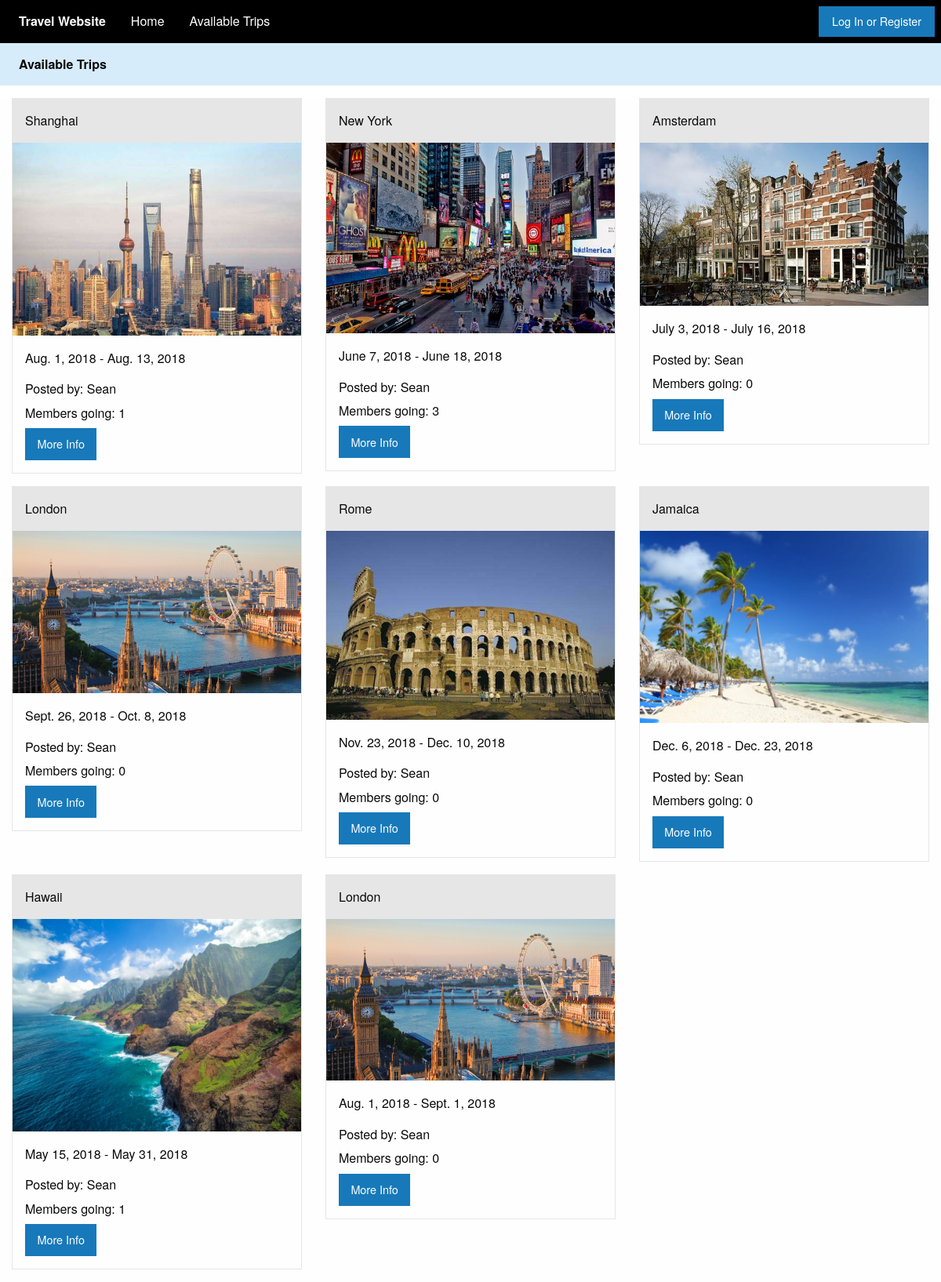
The page /trips/ on the database as committed earlier.
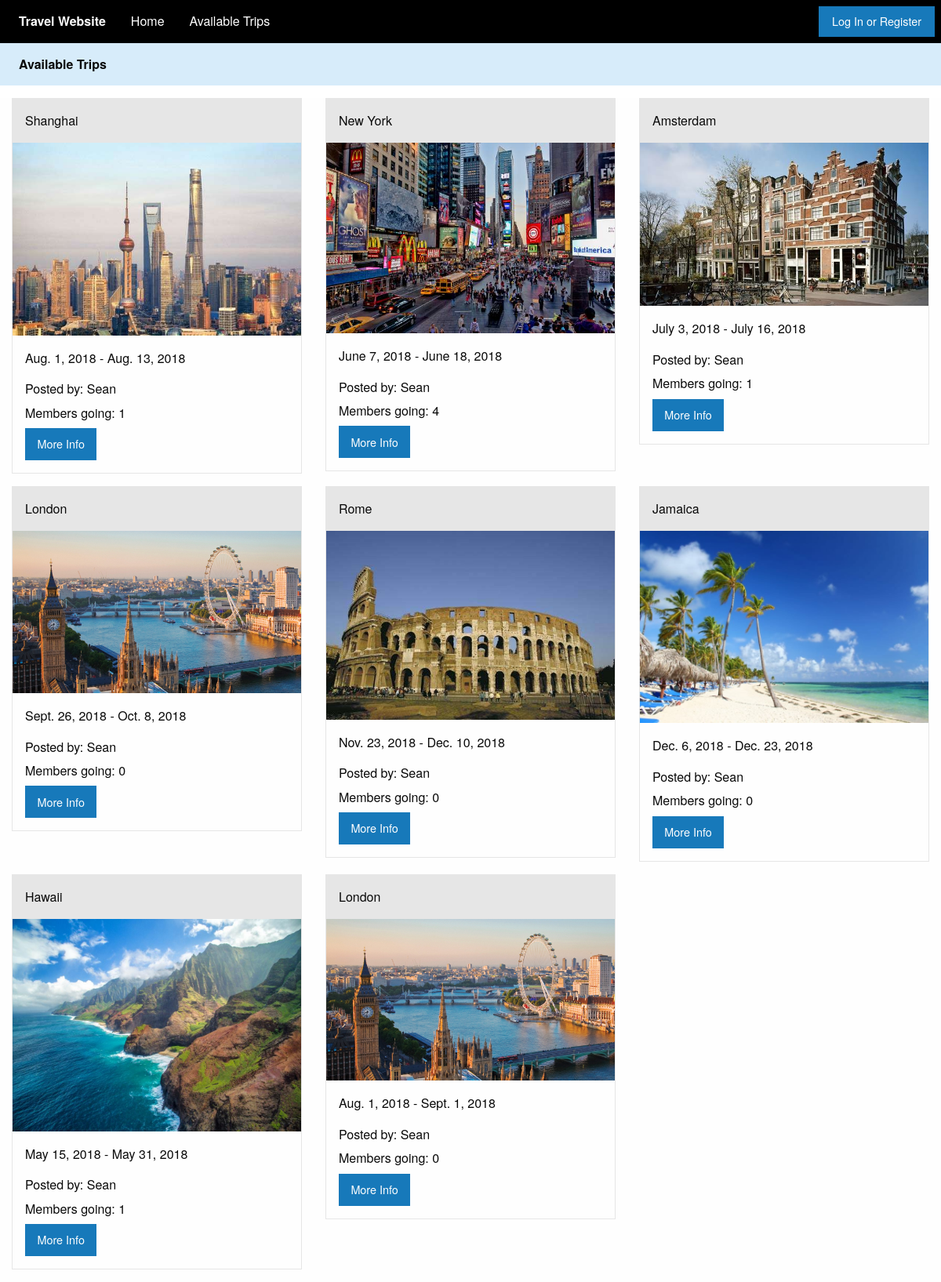
The same page on the database as committed later.
### myapp/models.py (models this page shows, shortened)
class Trip(models.Model):
    name = models.CharField(max_length=40)
    description = models.CharField(max_length=1000)
    start_date = models.DateField()
    end_date = models.DateField()
    created_on = models.DateTimeField(auto_now_add=True, blank=True)
    author = models.ForeignKey(User, on_delete=models.CASCADE)
    image = models.ImageField(max_length = 150, upload_to='uploads/%Y/%M/%D')
    image_description = models.CharField(max_length=40)
    num_people = models.IntegerField(default=0)

### myapp/views.py (the view)
# urls.py: path('trips/', views.trips),
@csrf_exempt
def trips(request):
    trip_list = Trip.objects.all()
    context = {'trip_list':trip_list}
    return render(request, 'trips.html', context)

### myapp/templates/trips.html (shortened to what this page needs)
{% extends "base.html" %}
{% block body %}
<div class="top-bar" style="background-color:#d7ecfa">
  <div class="top-bar-left">
    <ul class="dropdown menu" style="background-color:#d7ecfa" data-dropdown-menu>
      <li class="menu-text" style="background-color:#d7ecfa">Available Trips</li>
    </ul>
  </div>
</div>
<div class="top-bar" style="background-color:#FFFFFF">
</div>
<div class="grid-container">
    <div class="grid-x grid-padding-x large-up-3 medium-up-2 small-up-1">
          {% for trip in trip_list %}
          <div class="cell">
            <div class="card">
              <div class="card-divider">{{ trip.name }}</div>
              <img src="{{ trip.image.url }}" alt="{{ trip.image_description }}" class="img-responsive img-rounded">
              <div class="card-section">
                <p>{{ trip.start_date }} - {{ trip.end_date }}</p>
                <h6>Posted by: {{ trip.author.first_name }}</h6>
                <h6>Members going: {{ trip.num_people }}</h6>
                <a id="{{ trip.id }}" {% if user.is_authenticated %}href="/trip_info{{ trip.id }}"{% else %}href="/login"{% endif %} method="GET" class="button">More Info</a>
              </div>
            </div>
          </div>
          {% endfor %}
    </div>
</div>
{% endblock %}

Rows that differ between the two databases and show on the page:
changed Trip "New York": num_people "3" → "4"
changed Trip "Amsterdam": num_people "0" → "1"
